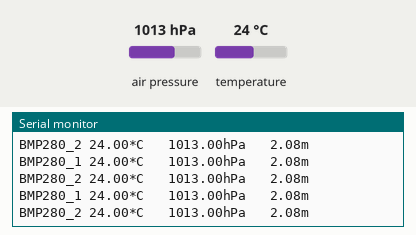
The sketch below on a simulated Arduino Uno, built with avr-gcc and run on an emulated ATmega328P. Parts: the last lines printed to the serial monitor. The inputs (shaded band) are chosen by the test bench; at power-on: air pressure 1013 hPa, temperature 24 °C.

Above: at 1.2 s.
1.3 s: air pressure set to 952 hPa
At 1.32 s:
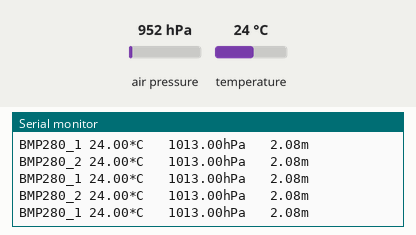
4.3 s: air pressure set to 1000 hPa
At 4.32 s:
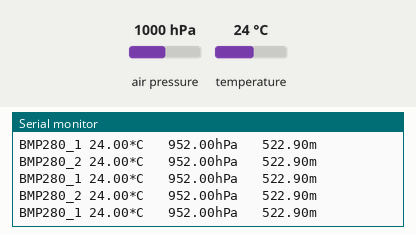
7.3 s: air pressure set to 975 hPa
At 7.3 s:
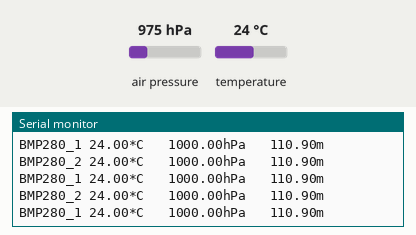
10.3 s: air pressure set to 1025 hPa
At 10.3 s:
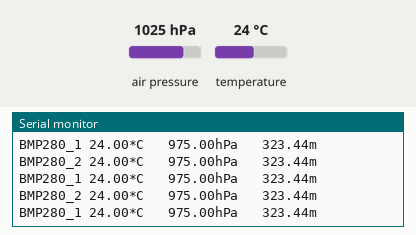
13.3 s: air pressure set to 1048 hPa
At 13.32 s:
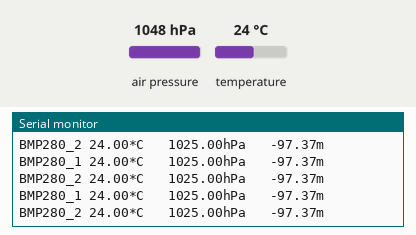
Timing chart, 0 to 16.3 s (numbered marks = the images above; inputs shaded):
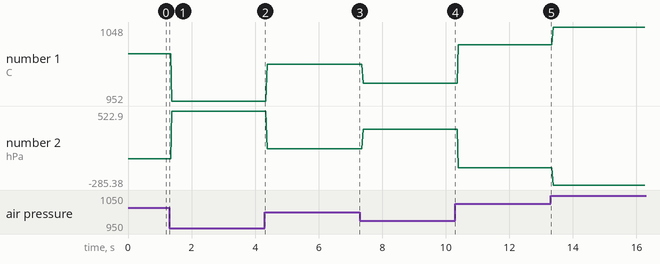

The sketch:

BMP_SPI_2_devices.ino
```cpp
///////////////////////////////////////////////////////////////////////////////
// BMP280_DEV - SPI Communications, Default Configuration, Normal Conversion
///////////////////////////////////////////////////////////////////////////////
/*
Module pin 1 to Arduino  3.3V pin
Module pin 2 to Arduino  GND pin
Module pin 3 (SCK) to Arduino  pin 13
Module pin 4 (SDI) to Arduino  pin 11
Module pin 5 (CSB or CS) to Arduino  pin 10 / 9
Module pin 6 (SDO) to Arduino pin 12
*/

#include <BMP280_DEV.h>                             // Include the BMP280_DEV.h library

float temperature, pressure, altitude;              // Create the temperature, pressure and altitude variables
BMP280_DEV bmp280_1(10);                            // Instantiate (create) a BMP280_DEV object and set-up for SPI operation on digital pin D10
BMP280_DEV bmp280_2(9);                             // Instantiate (create) a BMP280_DEV object and set-up for SPI operation on digital pin D9

void setup()
{
  Serial.begin(9600);                             // Initialise the serial port
  bmp280_1.begin();                                 // Default initialisation, place the BMP280_1 into SLEEP_MODE
  bmp280_1.setTimeStandby(TIME_STANDBY_2000MS);     // Set the standby time to 2 seconds
  bmp280_1.startNormalConversion();                 // Start BMP280_1 continuous conversion in NORMAL_MODE
  bmp280_2.begin();                                 // Default initialisation, place the BMP280_2 into SLEEP_MODE
  bmp280_2.setTimeStandby(TIME_STANDBY_2000MS);     // Set the standby time to 2 seconds
  bmp280_2.startNormalConversion();                 // Start BMP280_2 continuous conversion in NORMAL_MODE
}

void loop()
{
  if (bmp280_1.getMeasurements(temperature, pressure, altitude))    // Check if the measurement is complete
  {
    Serial.print(F("BMP280_1 "));
    Serial.print(temperature);                      // Display the results
    Serial.print(F("*C   "));
    Serial.print(pressure);
    Serial.print(F("hPa   "));
    Serial.print(altitude);
    Serial.println(F("m"));
  }
  if (bmp280_2.getMeasurements(temperature, pressure, altitude))    // Check if the measurement is complete
  {
    Serial.print(F("BMP280_2 "));
    Serial.print(temperature);                      // Display the results
    Serial.print(F("*C   "));
    Serial.print(pressure);
    Serial.print(F("hPa   "));
    Serial.print(altitude);
    Serial.println(F("m"));
  }
}
```

Measured:
- plotted number 1: 1013 → 952 after the input at 1.3 s, 952 → 1000 after the input at 4.3 s, 1000 → 975 after the input at 7.3 s, 975 → 1025 after the input at 10.3 s, 1025 → 1048 after the input at 13.3 s
- plotted number 2: 2.08 → 522.9 after the input at 1.3 s, 522.9 → 110.9 after the input at 4.3 s, 110.9 → 323.44 after the input at 7.3 s, 323.44 → -97.37 after the input at 10.3 s, -97.37 → -285.38 after the input at 13.3 s
